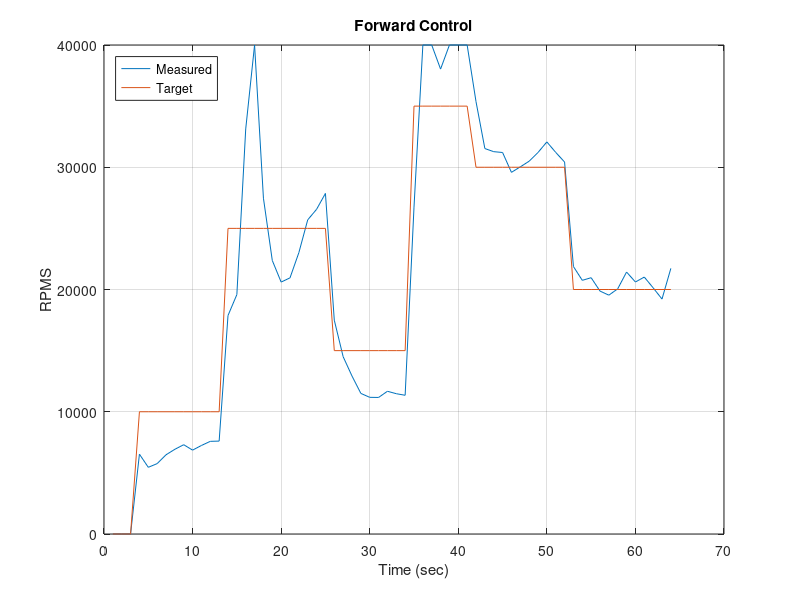

MATLAB code to generate this figure:
clc, clear, close all;
data = csvread('Forward_Control_Data.txt');
plot(1:length(data(:,1)),data(:,1),1:length(data(:,2)),data(:,2));
grid()
legend('Measured','Target','Location','NorthWest');
title('Forward Control');
xlabel('Time (sec)');
ylabel('RPMS');